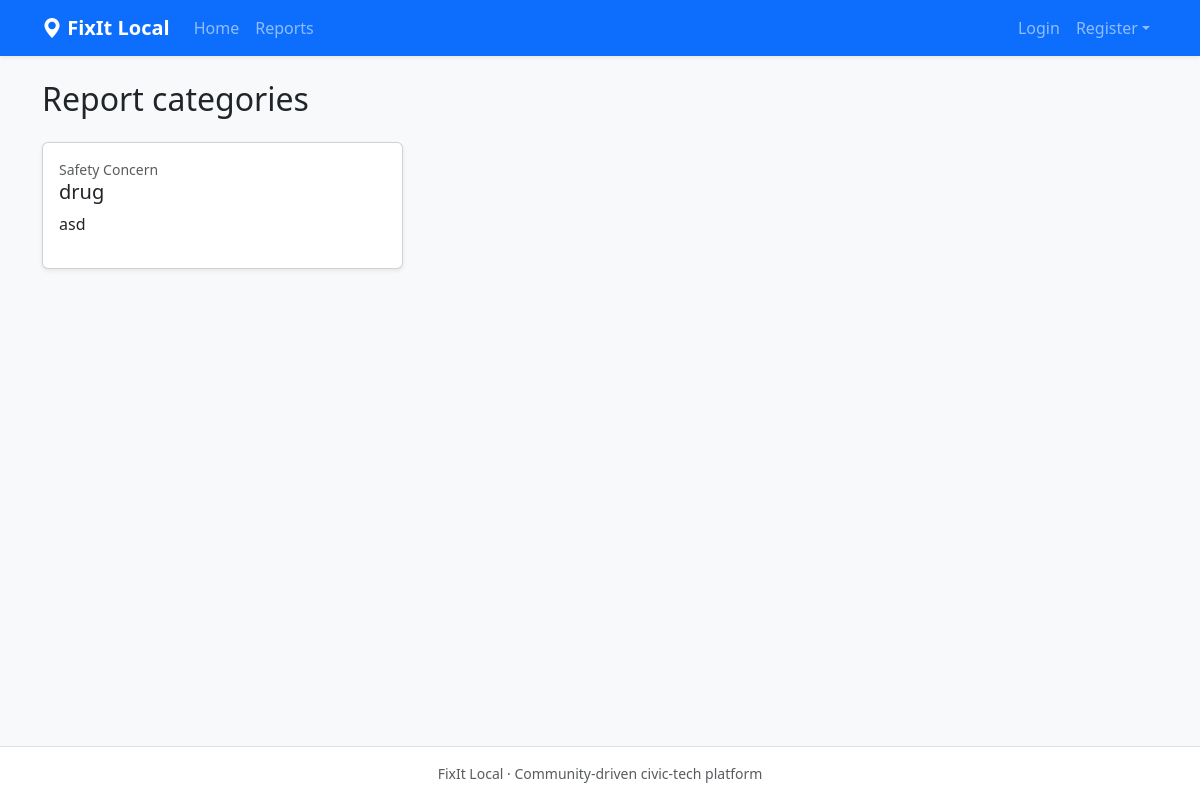
Page /categories/ on the earlier database version.
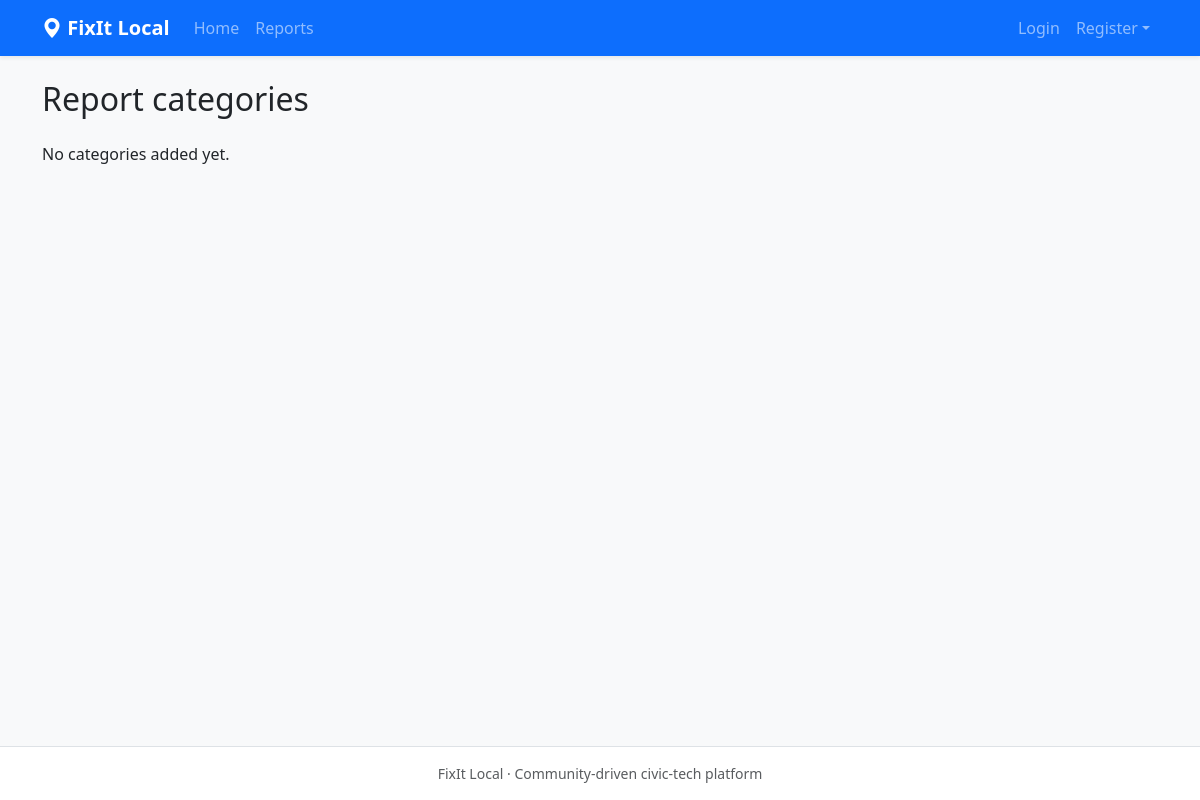
Same page on the later database version.
### core/models.py (models this page shows, shortened)
class Category(models.Model):
    TYPE_CHOICES = (
        ('infrastructure', 'Infrastructure'),
        ('public_utilities', 'Public Utilities'),
        ('environment', 'Environment'),
        ('safety', 'Safety Concern'),
    )
    name = models.CharField(max_length=100)
    type = models.CharField(max_length=30, choices=TYPE_CHOICES)
    description = models.TextField(blank=True)
    requires_after_photo = models.BooleanField(default=True)
    class Meta:
        verbose_name_plural = 'Categories'
        ordering = ['type', 'name']
        constraints = [models.UniqueConstraint(fields=['name', 'type'], name='core_unique_category_name_type')]

### core/views.py (the view)
# urls.py: path('categories/', views.CategoryListView.as_view(), name='categories'),
class CategoryListView(ListView):
    model = Category
    template_name = 'core/categories.html'
    context_object_name = 'categories'

### core/templates/core/categories.html (shortened to what this page needs)
{% extends "base.html" %}
{% block content %}<h1 class="h2 mb-4">Report categories</h1><div class="row g-3">
{% for category in categories %}<div class="col-md-6 col-lg-4"><div class="card h-100 shadow-sm"><div class="card-body"><div class="small text-muted">{{ category.get_type_display }}</div><h2 class="h5">{{ category.name }}</h2><p>{{ category.description|default:'Local community concern' }}</p></div></div></div>
{% empty %}<p>No categories added yet.</p>{% endfor %}
</div>{% endblock %}

Differences in the rows shown:
removed Category: type "Safety Concern", name "drug", description "asd"
Other differences:
text now shown: "No categories added yet."
